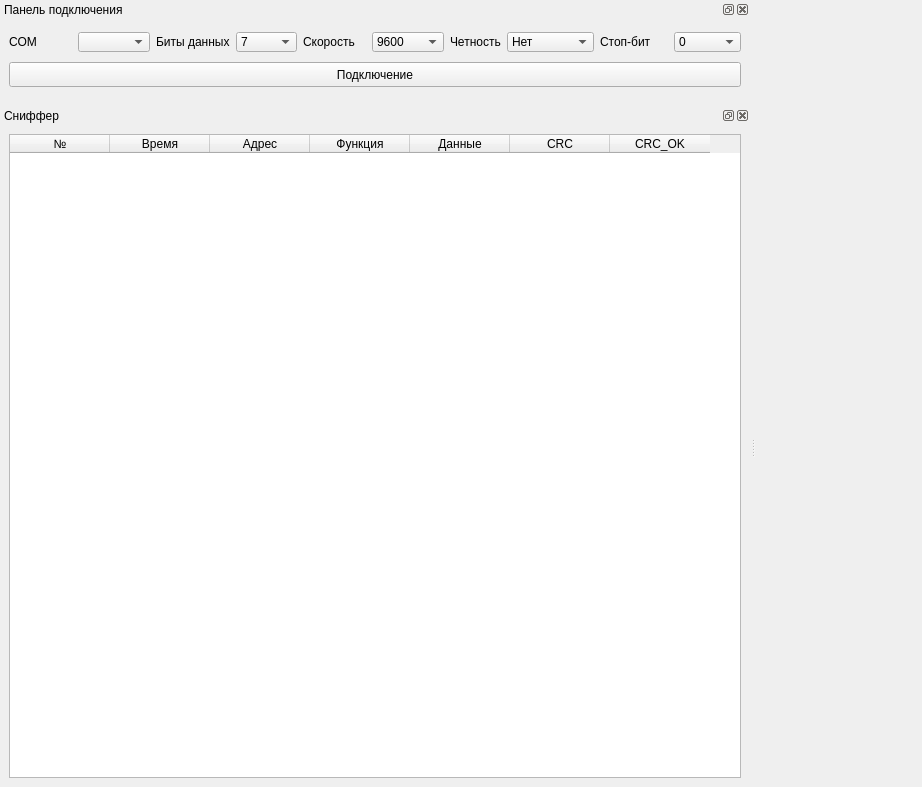
<?xml version="1.0" encoding="UTF-8"?>
<ui version="4.0">
 <class>MainWindow</class>
 <widget class="QMainWindow" name="MainWindow">
  <property name="geometry">
   <rect>
    <x>0</x>
    <y>0</y>
    <width>922</width>
    <height>787</height>
   </rect>
  </property>
  <property name="windowTitle">
   <string>MainWindow</string>
  </property>
  <widget class="QWidget" name="centralwidget"/>
  <widget class="QDockWidget" name="dockWidget_Sniffer">
   <property name="sizePolicy">
    <sizepolicy hsizetype="Fixed" vsizetype="Preferred">
     <horstretch>0</horstretch>
     <verstretch>0</verstretch>
    </sizepolicy>
   </property>
   <property name="minimumSize">
    <size>
     <width>750</width>
     <height>167</height>
    </size>
   </property>
   <property name="maximumSize">
    <size>
     <width>900</width>
     <height>524287</height>
    </size>
   </property>
   <property name="windowTitle">
    <string>Сниффер</string>
   </property>
   <attribute name="dockWidgetArea">
    <number>1</number>
   </attribute>
   <widget class="QWidget" name="dockWidgetContents">
    <layout class="QVBoxLayout" name="verticalLayout_3">
     <item>
      <widget class="QTableWidget" name="SnifferTable">
       <property name="minimumSize">
        <size>
         <width>410</width>
         <height>0</height>
        </size>
       </property>
       <column>
        <property name="text">
         <string>№</string>
        </property>
       </column>
       <column>
        <property name="text">
         <string>Время</string>
        </property>
       </column>
       <column>
        <property name="text">
         <string>Адрес</string>
        </property>
       </column>
       <column>
        <property name="text">
         <string>Функция</string>
        </property>
       </column>
       <column>
        <property name="text">
         <string>Данные</string>
        </property>
       </column>
       <column>
        <property name="text">
         <string>CRC</string>
        </property>
       </column>
       <column>
        <property name="text">
         <string>CRC_OK</string>
        </property>
       </column>
      </widget>
     </item>
    </layout>
   </widget>
  </widget>
  <widget class="QDockWidget" name="dockWidget_Panel_connect">
   <property name="sizePolicy">
    <sizepolicy hsizetype="Fixed" vsizetype="Fixed">
     <horstretch>0</horstretch>
     <verstretch>0</verstretch>
    </sizepolicy>
   </property>
   <property name="minimumSize">
    <size>
     <width>750</width>
     <height>100</height>
    </size>
   </property>
   <property name="maximumSize">
    <size>
     <width>750</width>
     <height>100</height>
    </size>
   </property>
   <property name="windowTitle">
    <string>Панель подключения</string>
   </property>
   <attribute name="dockWidgetArea">
    <number>4</number>
   </attribute>
   <widget class="QWidget" name="dockWidgetContents_2">
    <layout class="QGridLayout" name="gridLayout_6">
     <item row="0" column="0">
      <layout class="QGridLayout" name="gridLayout">
       <property name="spacing">
        <number>0</number>
       </property>
       <item row="0" column="0">
        <widget class="QLabel" name="label">
         <property name="text">
          <string>COM</string>
         </property>
        </widget>
       </item>
       <item row="0" column="1">
        <widget class="QComboBox" name="comboBox_COM">
         <property name="sizePolicy">
          <sizepolicy hsizetype="Preferred" vsizetype="Preferred">
           <horstretch>0</horstretch>
           <verstretch>0</verstretch>
          </sizepolicy>
         </property>
         <property name="minimumSize">
          <size>
           <width>0</width>
           <height>20</height>
          </size>
         </property>
         <property name="maximumSize">
          <size>
           <width>16777215</width>
           <height>20</height>
          </size>
         </property>
        </widget>
       </item>
      </layout>
     </item>
     <item row="0" column="1">
      <layout class="QGridLayout" name="gridLayout_2">
       <item row="0" column="0">
        <widget class="QLabel" name="label_5">
         <property name="text">
          <string>Биты данных</string>
         </property>
        </widget>
       </item>
       <item row="0" column="1">
        <widget class="QComboBox" name="comboBox_date_bit">
         <property name="minimumSize">
          <size>
           <width>0</width>
           <height>20</height>
          </size>
         </property>
         <property name="maximumSize">
          <size>
           <width>16777215</width>
           <height>20</height>
          </size>
         </property>
         <item>
          <property name="text">
           <string>7</string>
          </property>
         </item>
         <item>
          <property name="text">
           <string>8</string>
          </property>
         </item>
        </widget>
       </item>
      </layout>
     </item>
     <item row="0" column="2">
      <layout class="QGridLayout" name="gridLayout_3">
       <item row="0" column="0">
        <widget class="QLabel" name="label_2">
         <property name="text">
          <string>Скорость</string>
         </property>
        </widget>
       </item>
       <item row="0" column="1">
        <widget class="QComboBox" name="comboBox_baudrate">
         <property name="minimumSize">
          <size>
           <width>0</width>
           <height>20</height>
          </size>
         </property>
         <property name="maximumSize">
          <size>
           <width>16777215</width>
           <height>20</height>
          </size>
         </property>
         <item>
          <property name="text">
           <string>9600</string>
          </property>
         </item>
         <item>
          <property name="text">
           <string>19200</string>
          </property>
         </item>
         <item>
          <property name="text">
           <string>115200</string>
          </property>
         </item>
        </widget>
       </item>
      </layout>
     </item>
     <item row="0" column="3">
      <layout class="QGridLayout" name="gridLayout_4">
       <item row="0" column="0">
        <widget class="QLabel" name="label_3">
         <property name="text">
          <string>Четность</string>
         </property>
        </widget>
       </item>
       <item row="0" column="1">
        <widget class="QComboBox" name="comboBox_parity">
         <property name="minimumSize">
          <size>
           <width>0</width>
           <height>20</height>
          </size>
         </property>
         <property name="maximumSize">
          <size>
           <width>16777215</width>
           <height>20</height>
          </size>
         </property>
         <item>
          <property name="text">
           <string>Нет</string>
          </property>
         </item>
         <item>
          <property name="text">
           <string>Четный</string>
          </property>
         </item>
         <item>
          <property name="text">
           <string>Нечетный</string>
          </property>
         </item>
        </widget>
       </item>
      </layout>
     </item>
     <item row="0" column="4">
      <layout class="QGridLayout" name="gridLayout_5">
       <item row="0" column="0">
        <widget class="QLabel" name="label_4">
         <property name="text">
          <string>Стоп-бит</string>
         </property>
        </widget>
       </item>
       <item row="0" column="1">
        <widget class="QComboBox" name="comboBox_stop_bit">
         <property name="minimumSize">
          <size>
           <width>0</width>
           <height>20</height>
          </size>
         </property>
         <property name="maximumSize">
          <size>
           <width>16777215</width>
           <height>20</height>
          </size>
         </property>
         <item>
          <property name="text">
           <string>0</string>
          </property>
         </item>
         <item>
          <property name="text">
           <string>1</string>
          </property>
         </item>
         <item>
          <property name="text">
           <string>2</string>
          </property>
         </item>
        </widget>
       </item>
      </layout>
     </item>
     <item row="1" column="0" colspan="5">
      <widget class="QPushButton" name="pushButton_connect">
       <property name="sizePolicy">
        <sizepolicy hsizetype="Preferred" vsizetype="Fixed">
         <horstretch>0</horstretch>
         <verstretch>0</verstretch>
        </sizepolicy>
       </property>
       <property name="minimumSize">
        <size>
         <width>0</width>
         <height>20</height>
        </size>
       </property>
       <property name="maximumSize">
        <size>
         <width>16777215</width>
         <height>25</height>
        </size>
       </property>
       <property name="text">
        <string>Подключение</string>
       </property>
      </widget>
     </item>
    </layout>
   </widget>
  </widget>
 </widget>
 <resources/>
 <connections/>
</ui>
